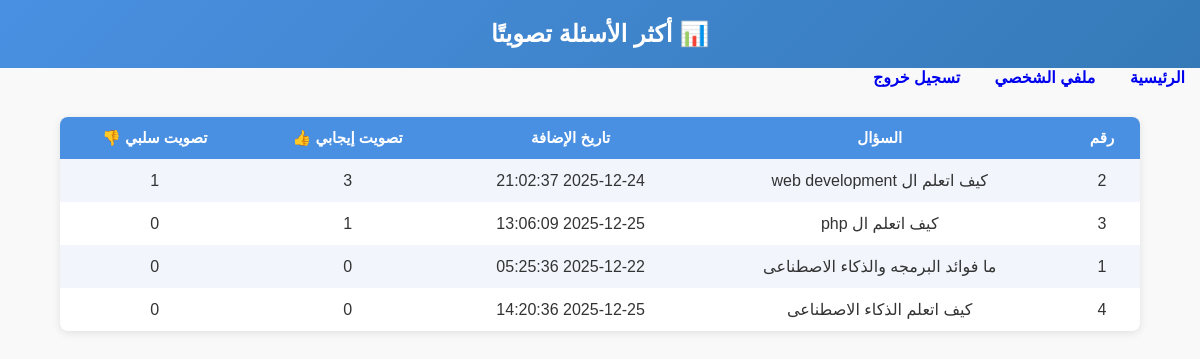
The app's page /top_questions.php with its own data.
### tables this page shows
CREATE TABLE `questions` (
  `id` int(11) NOT NULL,
  `user_id` int(11) NOT NULL,
  `question` text NOT NULL,
  `created_at` timestamp NOT NULL DEFAULT current_timestamp(),
  `votes` int(11) DEFAULT 0,
  `downvotes` int(11) DEFAULT 0
);

### top_questions.php (the view, shortened to what this page needs)
<?php
require_once 'db.php';
$stmt = $conn->prepare("SELECT * FROM questions ORDER BY votes DESC LIMIT 20");
$stmt->execute();
$result = $stmt->get_result();
?>
<!DOCTYPE html>
<html lang="ar">
<head>
<link rel="stylesheet" href="style.css">
</head>
<body>
<header>
  <h2>📊 أكثر الأسئلة تصويتًا</h2>
</header>
<nav>
  <a href="index.php">الرئيسية</a>
  <a href="profile.php">ملفي الشخصي</a>
  <a href="logout.php">تسجيل خروج</a>
</nav>
<table>
<tr>
    <th>رقم</th>
    <th>السؤال</th>
    <th>تاريخ الإضافة</th>
    <th>تصويت إيجابي 👍</th>
    <th>تصويت سلبي 👎</th>
</tr>
<?php while ($row = $result->fetch_assoc()): ?>
<tr>
    <td><?php echo $row['id']; ?></td>
    <td><?php echo htmlspecialchars($row['question']); ?></td>
    <td><?php echo $row['created_at']; ?></td>
    <td><?php echo $row['votes']; ?></td>
    <td><?php echo $row['downvotes']; ?></td>
</tr>
<?php endwhile; ?>
</table>
</body>
</html>

### style.css (style rules this page uses)
body { font-family: "Tahoma", Arial, sans-serif; direction: rtl; margin: 0; padding: 0; background: #f9f9f9; color: #333; }
header { background: linear-gradient(135deg, #4a90e2, #357ab7); color: #fff; padding: 20px; text-align: center; }
header h2 { margin: 0; font-size: 24px; }
table { width: 90%; margin: 30px auto; border-collapse: collapse; box-shadow: 0 2px 8px rgba(0,0,0,0.1); background: #fff; border-radius: 8px; overflow: hidden; }
th, td { padding: 12px 15px; text-align: center; }
th { background: #4a90e2; color: #fff; font-weight: bold; font-size: 15px; }
tr:nth-child(even) { background: #f2f6fc; }
a { text-decoration: none; font-weight: bold; margin: 0 5px; padding: 6px 10px; border-radius: 4px; transition: 0.3s; }

### records on screen
questions: id "2", question "كيف اتعلم ال web development", created_at "2025-12-24 21:02:37", votes "3", downvotes "1"
questions: id "3", question "كيف اتعلم ال php", created_at "2025-12-25 13:06:09", votes "1", downvotes "0"
questions: id "1", question "ما فوائد البرمجه والذكاء الاصطناعى", created_at "2025-12-22 05:25:36", votes "0", downvotes "0"
questions: id "4", question "كيف اتعلم الذكاء الاصطناعى", created_at "2025-12-25 14:20:36", votes "0", downvotes "0"
